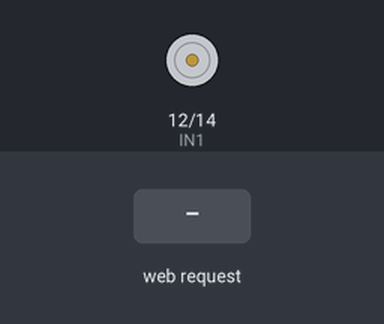
A program run on a simulated ESP32 board running MicroPython. On the bench: motor-driver pin pairs drawn as motors (green arrow = first pin HIGH = forward, orange = second pin HIGH = backward, longer = more drive, scaled by the enable pin). Inputs (shaded band) come from the test bench. WiFi joins after 1.5 s; what the program prints to the serial console is not drawn.

Above: at 2.7 s.
2.8 s: HTTP request GET /set?speed=90 received
At 2.87 s:
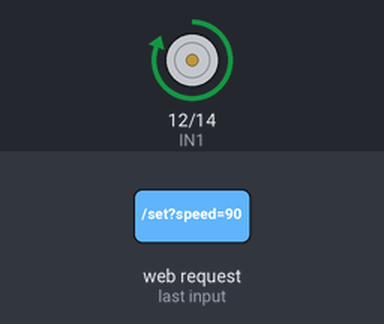
Timing chart, 0 to 5.8 s (numbered marks = the images above; inputs shaded):
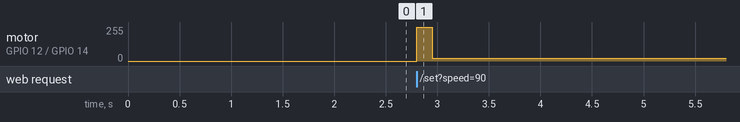

Measured:
- after the input at 2.8 s, motor on GPIO 12 (IN1) / GPIO 14 (IN2): stopped → forward 255/255 at once, → forward 22/255 0.15 s later

The program:

main.py
```python
import network
import socket
from machine import Pin, PWM
from time import sleep_ms

# -------- WiFi --------
ssid = "kritish"
password = "pass"

wlan = network.WLAN(network.STA_IF)
wlan.active(True)
wlan.connect(ssid, password)

while not wlan.isconnected():
    pass

print("Open:", wlan.ifconfig()[0])

# -------- Motor --------
ENA = PWM(Pin(13), freq=1000)
IN1 = Pin(12, Pin.OUT)
IN2 = Pin(14, Pin.OUT)

IN1.on()
IN2.off()
ENA.duty(0)

def set_motor(speed):
    speed = int(speed)

    if speed <= 0:
        ENA.duty(0)
        return

    # kick start for 6V + L298N
    ENA.duty(1023)
    sleep_ms(150)
    ENA.duty(speed)

# -------- HTML --------
html = """<!DOCTYPE html>
<html>
<body>
<h2>ESP32 DC Motor Control</h2>
<input type="range" min="0" max="1023" value="0"
oninput="send(this.value)">
<p>Speed: <span id="v">0</span></p>

<script>
function send(val){
 document.getElementById("v").innerHTML = val;
 fetch("/set?speed=" + val);
}
</script>
</body>
</html>
"""

# -------- Server --------
addr = socket.getaddrinfo('0.0.0.0', 80)[0][-1]
s = socket.socket()
s.bind(addr)
s.listen(1)

print("Server running")

while True:
    cl, addr = s.accept()
    req = cl.recv(1024).decode()

    if "/set?speed=" in req:
        try:
            part = req.split("/set?speed=")[1]
            spd = part.split(" ")[0]
            set_motor(spd)
            print("Speed set:", spd)
        except:
            pass

        cl.send("HTTP/1.1 200 OK\r\n\r\nOK")
        cl.close()
        continue

    cl.send("HTTP/1.1 200 OK\r\nContent-Type: text/html\r\n\r\n")
    cl.send(html)
    cl.close()
```
